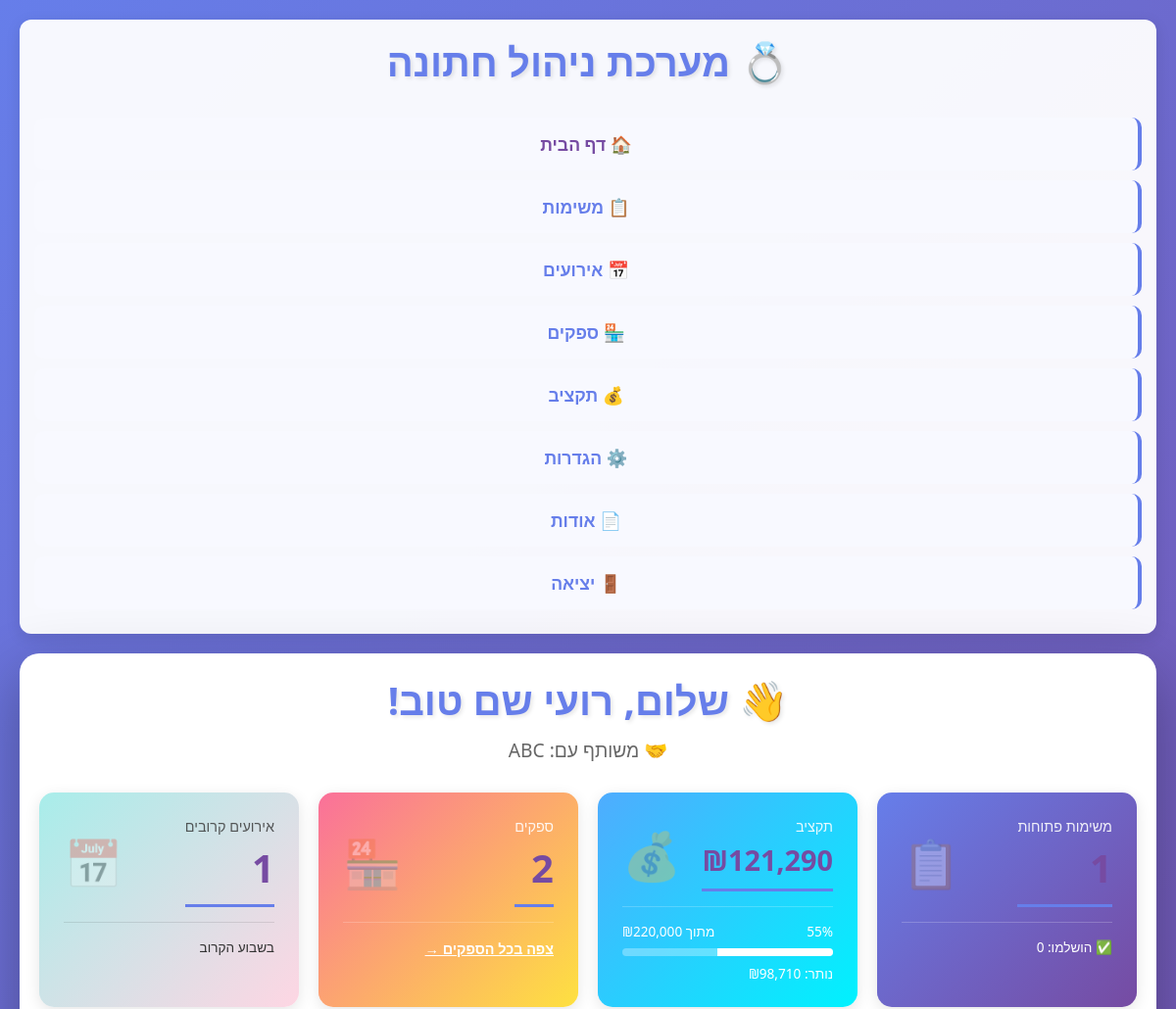
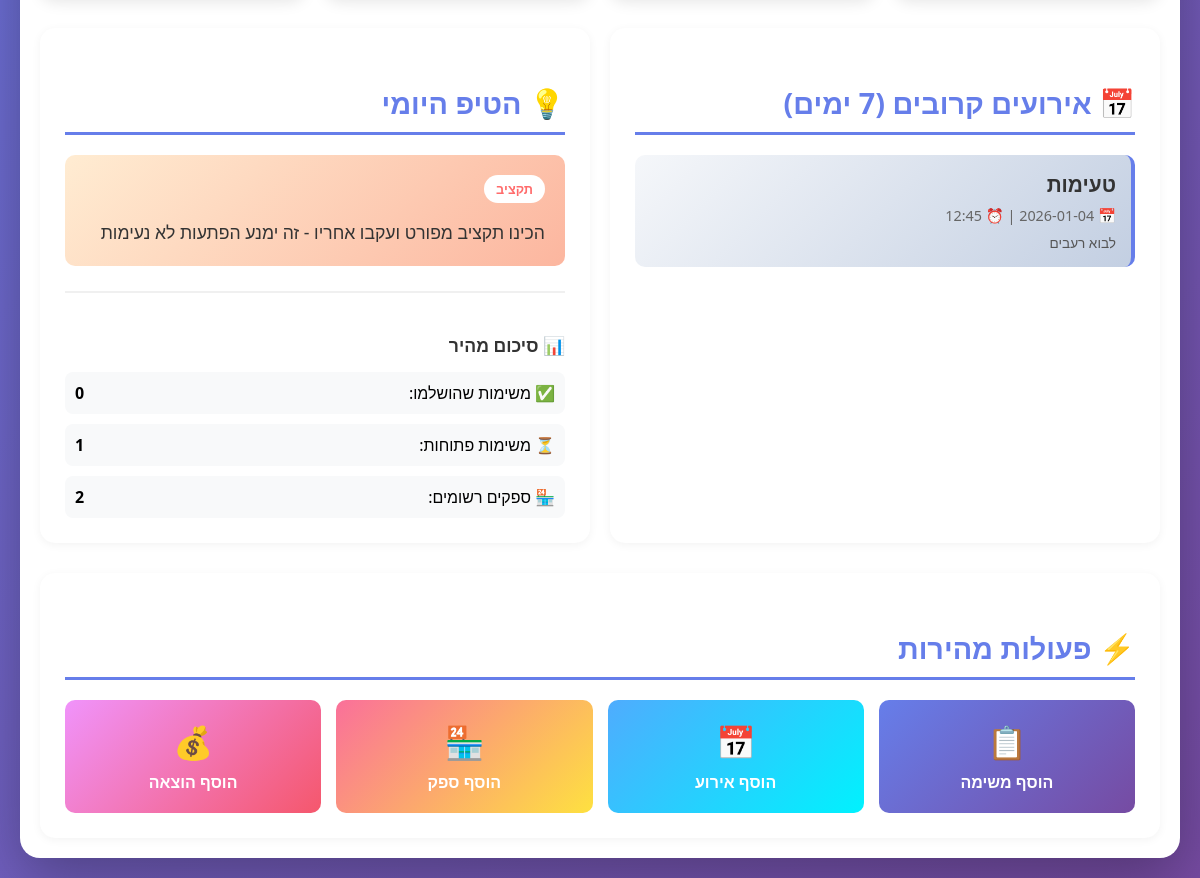
The page / (signed in) on the database its author committed (2 pictures, top to bottom).
### tables this page shows
CREATE TABLE users (
    id INTEGER PRIMARY KEY AUTOINCREMENT,
    full_name TEXT NOT NULL,
    email TEXT UNIQUE NOT NULL,
    password_hash TEXT NOT NULL,
    created_at TIMESTAMP DEFAULT CURRENT_TIMESTAMP,
    partner_id INTEGER,
    partner_name TEXT, budget_limit REAL DEFAULT 0,
    FOREIGN KEY (partner_id) REFERENCES users(id)
);

CREATE TABLE events (
        id INTEGER PRIMARY KEY AUTOINCREMENT,
        title TEXT NOT NULL,
        event_date DATE NOT NULL,
        event_time TIME,
        description TEXT,
        created_at TIMESTAMP DEFAULT CURRENT_TIMESTAMP
    , user_id INTEGER);

CREATE TABLE daily_tips (
    id INTEGER PRIMARY KEY AUTOINCREMENT,
    tip TEXT NOT NULL,
    category TEXT
);

### app.py (the view)
@app.route('/')
@login_required
def index():
    user = get_current_user()
    stats = get_dashboard_stats(user)
    tip = get_daily_tip()
    return render_template('index.html', stats=stats, daily_tip=tip, user=user)# ===== TASKS ROUTES =====

### templates/index.html (shortened to what this page needs)
<!DOCTYPE html>
<html lang="he" dir="rtl">
<head>
    <link rel="stylesheet" href="{{ url_for('static', filename='css/style.css') }}">
</head>
<body>
    <nav class="navbar">
        <div class="nav-container">
            <h1 class="nav-logo">💍 מערכת ניהול חתונה</h1>
            <ul class="nav-menu">
                <li><a href="/" class="active">🏠 דף הבית</a></li>
                <li><a href="/tasks">📋 משימות</a></li>
                <li><a href="/events">📅 אירועים</a></li>
                <li><a href="/suppliers">🏪 ספקים</a></li>
                <li><a href="/budget">💰 תקציב</a></li>
                <li><a href="/settings">⚙️ הגדרות</a></li>
                <li><a href="/about">📄 אודות</a></li>
                <li><a href="/logout" class="logout-btn">🚪 יציאה</a></li>
            </ul>
        </div>
    </nav>
    <div class="container" style="max-width: 1400px; padding: 20px;">
        <div class="dashboard-header" style="text-align: center; margin-bottom: 30px;">
            <h1 style="font-size: 2.5em; margin-bottom: 10px;">
                👋 שלום, {{ user['full_name'] }}!
            </h1>
            {% if user['partner_name'] %}
                <p style="font-size: 1.2em; color: #666;">
                    🤝 משותף עם: {{ user['partner_name'] }}
                </p>
            {% endif %}
        </div>
        <div class="stats-grid" style="display: grid; grid-template-columns: repeat(auto-fit, minmax(250px, 1fr)); gap: 20px; margin-bottom: 30px;">
            <div class="stat-card" style="background: linear-gradient(135deg, #667eea 0%, #764ba2 100%); color: white; padding: 25px; border-radius: 15px; box-shadow: 0 4px 15px rgba(0,0,0,0.1);">
                <div style="display: flex; justify-content: space-between; align-items: center;">
                    <div>
                        <p style="font-size: 0.9em; opacity: 0.9; margin-bottom: 5px;">משימות פתוחות</p>
                        <h2 style="font-size: 2.5em; margin: 0;">{{ stats['pending_tasks'] }}</h2>
                    </div>
                    <div style="font-size: 3em; opacity: 0.3;">📋</div>
                </div>
                <div style="margin-top: 15px; padding-top: 15px; border-top: 1px solid rgba(255,255,255,0.2);">
                    <p style="font-size: 0.85em; margin: 0;">✅ הושלמו: {{ stats['completed_tasks'] }}</p>
                </div>
            </div>
            <div class="stat-card" style="background: {% if stats['is_over_budget'] %}linear-gradient(135deg, #f093fb 0%, #f5576c 100%){% else %}linear-gradient(135deg, #4facfe 0%, #00f2fe 100%){% endif %}; color: white; padding: 25px; border-radius: 15px; box-shadow: 0 4px 15px rgba(0,0,0,0.1);">
                <div style="display: flex; justify-content: space-between; align-items: center;">
                    <div>
                        <p style="font-size: 0.9em; opacity: 0.9; margin-bottom: 5px;">תקציב</p>
                        {% if stats['budget_limit'] > 0 %}
                            <h2 style="font-size: 1.8em; margin: 0;">₪{{ "{:,.0f}".format(stats['total_spent']) }}</h2>
                        {% else %}
                            <h2 style="font-size: 1.5em; margin: 0;">לא הוגדר</h2>
                        {% endif %}
                    </div>
                    <div style="font-size: 3em; opacity: 0.3;">💰</div>
                </div>
                {% if stats['budget_limit'] > 0 %}
                <div style="margin-top: 15px; padding-top: 15px; border-top: 1px solid rgba(255,255,255,0.2);">
                    <div style="display: flex; justify-content: space-between; font-size: 0.85em; margin-bottom: 8px;">
                        <span>{{ stats['budget_percentage'] }}%</span>
                        <span>מתוך ₪{{ "{:,.0f}".format(stats['budget_limit']) }}</span>
                    </div>
                    <div style="background: rgba(255,255,255,0.3); height: 8px; border-radius: 10px; overflow: hidden;">
                        <div style="background: white; height: 100%; width: {{ stats['budget_percentage'] }}%; transition: width 0.3s;"></div>
                    </div>
                    {% if stats['is_over_budget'] %}
                        <p style="font-size: 0.85em; margin-top: 8px; margin-bottom: 0;">⚠️ חריגה: ₪{{ "{:,.0f}".format(stats['total_spent'] - stats['budget_limit']) }}</p>
                    {% else %}
                        <p style="font-size: 0.85em; margin-top: 8px; margin-bottom: 0;">נותר: ₪{{ "{:,.0f}".format(stats['budget_remaining']) }}</p>
                    {% endif %}
                </div>
                {% else %}
                <div style="margin-top: 15px; padding-top: 15px; border-top: 1px solid rgba(255,255,255,0.2);">
                    <a href="/settings" style="color: white; text-decoration: underline; font-size: 0.9em;">הגדר תקציב כולל ⚙️</a>
                </div>
                {% endif %}
            </div>
            <div class="stat-card" style="background: linear-gradient(135deg, #fa709a 0%, #fee140 100%); color: white; padding: 25px; border-radius: 15px; box-shadow: 0 4px 15px rgba(0,0,0,0.1);">
                <div style="display: flex; justify-content: space-between; align-items: center;">
                    <div>
                        <p style="font-size: 0.9em; opacity: 0.9; margin-bottom: 5px;">ספקים</p>
                        <h2 style="font-size: 2.5em; margin: 0;">{{ stats['total_suppliers'] }}</h2>
                    </div>
                    <div style="font-size: 3em; opacity: 0.3;">🏪</div>
                </div>
                <div style="margin-top: 15px; padding-top: 15px; border-top: 1px solid rgba(255,255,255,0.2);">
                    <a href="/suppliers" style="color: white; text-decoration: underline; font-size: 0.9em;">צפה בכל הספקים →</a>
                </div>
            </div>
            <div class="stat-card" style="background: linear-gradient(135deg, #a8edea 0%, #fed6e3 100%); color: #333; padding: 25px; border-radius: 15px; box-shadow: 0 4px 15px rgba(0,0,0,0.1);">
                <div style="display: flex; justify-content: space-between; align-items: center;">
                    <div>
                        <p style="font-size: 0.9em; opacity: 0.8; margin-bottom: 5px;">אירועים קרובים</p>
                        <h2 style="font-size: 2.5em; margin: 0;">{{ stats['upcoming_events']|length }}</h2>
                    </div>
                    <div style="font-size: 3em; opacity: 0.3;">📅</div>
                </div>
                <div style="margin-top: 15px; padding-top: 15px; border-top: 1px solid rgba(0,0,0,0.1);">
                    <p style="font-size: 0.85em; margin: 0;">בשבוע הקרוב</p>
                </div>
            </div>
        </div>
        <div style="display: grid; grid-template-columns: 1fr 1fr; gap: 20px; margin-bottom: 30px;">
            <div style="background: white; padding: 25px; border-radius: 15px; box-shadow: 0 2px 10px rgba(0,0,0,0.05);">
                <h2 style="margin-bottom: 20px; color: #667eea; display: flex; align-items: center; gap: 10px;">
                    📅 אירועים קרובים (7 ימים)
                </h2>
                {% if stats['upcoming_events']|length > 0 %}
                    <div style="display: flex; flex-direction: column; gap: 15px;">
                        {% for event in stats['upcoming_events'] %}
                        <div style="padding: 15px; background: linear-gradient(135deg, #f5f7fa 0%, #c3cfe2 100%); border-radius: 10px; border-right: 4px solid #667eea;">
                            <h3 style="margin: 0 0 8px 0; color: #333;">{{ event['title'] }}</h3>
                            <p style="margin: 0; color: #666; font-size: 0.9em;">
                                📅 {{ event['event_date'] }}
                                {% if event['event_time'] %}
                                    | ⏰ {{ event['event_time'] }}
                                {% endif %}
                            </p>
                            {% if event['description'] %}
                            <p style="margin: 8px 0 0 0; color: #555; font-size: 0.85em;">{{ event['description'] }}</p>
                            {% endif %}
                        </div>
                        {% endfor %}
                    </div>
                {% else %}
                    <div style="text-align: center; padding: 40px 20px; color: #999;">
                        <p style="font-size: 3em; margin: 0;">📭</p>
                        <p style="margin: 10px 0 0 0;">אין אירועים קרובים</p>
                        <a href="/events" style="color: #667eea; text-decoration: none; font-size: 0.9em;">הוסף אירוע ראשון →</a>
                    </div>
                {% endif %}
            </div>
            <div style="background: white; padding: 25px; border-radius: 15px; box-shadow: 0 2px 10px rgba(0,0,0,0.05);">
                <h2 style="margin-bottom: 20px; color: #667eea; display: flex; align-items: center; gap: 10px;">
                    💡 הטיפ היומי
                </h2>
                <div style="padding: 20px; background: linear-gradient(135deg, #ffecd2 0%, #fcb69f 100%); border-radius: 10px;">
                    <span style="display: inline-block; background: white; color: #ff6b6b; padding: 5px 12px; border-radius: 20px; font-size: 0.8em; font-weight: bold; margin-bottom: 15px;">
                        {{ daily_tip['category'] }}
                    </span>
                    <p style="margin: 0; color: #333; font-size: 1.1em; line-height: 1.6;">
                        {{ daily_tip['tip'] }}
                    </p>
                </div>
                <div style="margin-top: 25px; padding-top: 20px; border-top: 2px solid #f0f0f0;">
                    <h3 style="margin-bottom: 15px; color: #333; font-size: 1.1em;">📊 סיכום מהיר</h3>
                    <div style="display: flex; flex-direction: column; gap: 10px;">
                        <div style="display: flex; justify-content: space-between; padding: 10px; background: #f8f9fa; border-radius: 8px;">
                            <span>✅ משימות שהושלמו:</span>
                            <strong>{{ stats['completed_tasks'] }}</strong>
                        </div>
                        <div style="display: flex; justify-content: space-between; padding: 10px; background: #f8f9fa; border-radius: 8px;">
                            <span>⏳ משימות פתוחות:</span>
                            <strong>{{ stats['pending_tasks'] }}</strong>
                        </div>
                        <div style="display: flex; justify-content: space-between; padding: 10px; background: #f8f9fa; border-radius: 8px;">
                            <span>🏪 ספקים רשומים:</span>
                            <strong>{{ stats['total_suppliers'] }}</strong>
                        </div>
                    </div>
                </div>
            </div>
        </div>
        <div style="background: white; padding: 25px; border-radius: 15px; box-shadow: 0 2px 10px rgba(0,0,0,0.05);">
            <h2 style="margin-bottom: 20px; color: #667eea;">⚡ פעולות מהירות</h2>
            <div style="display: grid; grid-template-columns: repeat(auto-fit, minmax(200px, 1fr)); gap: 15px;">
                <a href="/tasks" style="text-decoration: none; color: inherit; padding: 20px; background: linear-gradient(135deg, #667eea 0%, #764ba2 100%); color: white; border-radius: 10px; text-align: center; transition: transform 0.2s;" onmouseover="this.style.transform='translateY(-2px)'" onmouseout="this.style.transform='translateY(0)'">
                    <div style="font-size: 2em; margin-bottom: 8px;">📋</div>
                    <div style="font-weight: bold;">הוסף משימה</div>
                </a>
                <a href="/events" style="text-decoration: none; color: inherit; padding: 20px; background: linear-gradient(135deg, #4facfe 0%, #00f2fe 100%); color: white; border-radius: 10px; text-align: center; transition: transform 0.2s;" onmouseover="this.style.transform='translateY(-2px)'" onmouseout="this.style.transform='translateY(0)'">
                    <div style="font-size: 2em; margin-bottom: 8px;">📅</div>
                    <div style="font-weight: bold;">הוסף אירוע</div>
                </a>
                <a href="/suppliers" style="text-decoration: none; color: inherit; padding: 20px; background: linear-gradient(135deg, #fa709a 0%, #fee140 100%); color: white; border-radius: 10px; text-align: center; transition: transform 0.2s;" onmouseover="this.style.transform='translateY(-2px)'" onmouseout="this.style.transform='translateY(0)'">
                    <div style="font-size: 2em; margin-bottom: 8px;">🏪</div>
                    <div style="font-weight: bold;">הוסף ספק</div>
                </a>
                <a href="/budget" style="text-decoration: none; color: inherit; padding: 20px; background: linear-gradient(135deg, #f093fb 0%, #f5576c 100%); color: white; border-radius: 10px; text-align: center; transition: transform 0.2s;" onmouseover="this.style.transform='translateY(-2px)'" onmouseout="this.style.transform='translateY(0)'">
                    <div style="font-size: 2em; margin-bottom: 8px;">💰</div>
                    <div style="font-weight: bold;">הוסף הוצאה</div>
                </a>
            </div>
        </div>
    </div>
</body>
</html>

### rows shown on the page
users: full_name "רועי שם טוב", partner_name "ABC", budget_limit "220,000"
events: title "טעימות", event_time "12:45", description "לבוא רעבים"
daily_tips: category "תקציב", tip "הכינו תקציב מפורט ועקבו אחריו - זה ימנע הפתעות לא נעימות"

### other values the page prints
{{ stats['completed_tasks'] }} "0"
{{ "{:,.0f}".format(stats['total_spent']) }} "121,290"
{{ stats['budget_percentage'] }} "55"
{{ "{:,.0f}".format(stats['budget_remaining']) }} "98,710"
{{ stats['total_suppliers'] }} "2"
{{ stats['upcoming_events']|length }} "1"
{{ stats['pending_tasks'] }} "1"
